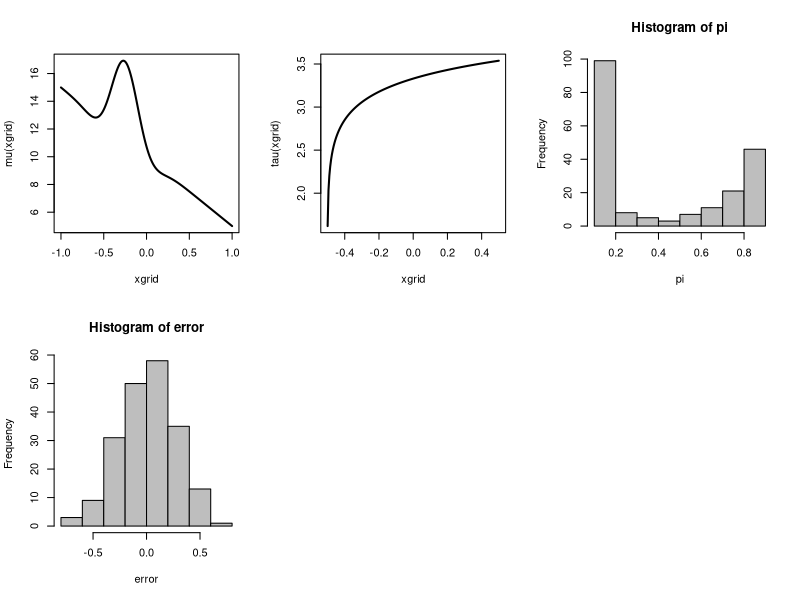

The R source for this figure: (Note: this script raises an error after producing the figure.)
par(mfrow=c(2,3))

# sample size
n <- 200

# prognostic function mu
mu <- function(x){
result = 0.5 - 0.25*x + 0.25*(cos(5*x) - sin(5*x+1))*dnorm(x,-0.25,0.2)
result = 20*result
return(result)}

xgrid = seq(-1,1,length.out=200)
plot(xgrid,mu(xgrid),lwd=2,type='l')


# confounder variables
x1 <- runif(n,-1/2,1/2)  
x2 <- runif(n, -1/2,1/2)


# treatment effect function
tau <- function(x){
  return(3 + 3*log(6*x+3.01)/10)
}

xgrid = seq(-0.5,0.5,length.out=200)
plot(xgrid,tau(xgrid),lwd=2,type='l')


# treatment variable
lambda <- 1
muhat = mu(x1 + x2) - mean(mu(x1+x2)) + 0.1*rnorm(n)
intercept = 1
pi = 1/(1 + exp(intercept-lambda*muhat + 0*x2))
pi = 0.1 + 0.8*pi

hist(pi,col='gray')

z <-  rbinom(n,1,pi)  

EY = mu(x1 + x2) + tau(x1)*z
sig = 1*sd(tau(x1))

# response variable
error <- sig*rnorm(n)
y <- EY + error 

hist(error,col='gray')

# fit bcf, not using pi
 fit_default = bcf(y, z, x_control = cbind(x1,x2), 
                  nburn = 500, nsim = 500, pihat = matrix(pi),update_interval = 100000, include_pi = "none")



# extract posterior mean of CATEs
tauhat <- colMeans(fit_default$tau)


# fit "just another covariate" with BART, not using pi
 dbfit <- bart(cbind(x1,x2,z),y,cbind(c(x1,x1),c(x2,x2),c(rep(1,n),rep(0,n))),verbose=FALSE)

# extract posterior mean of CATEs
dbtauhat = dbfit$yhat.test.mean[1:n] - dbfit$yhat.test.mean[1:n + n]

# not using pi
  bf1 <- bart(cbind(x1[z==1],x2[z==1]),y[z==1],cbind(x1,x2),verbose=FALSE)
  bf0 <- bart(cbind(x1[z==0],x2[z==0]),y[z==0],cbind(x1,x2),verbose=FALSE)

# extract posterior mean of CATEs
btauhat = bf1$yhat.test.mean[1:n] - bf0$yhat.test.mean[1:n]

# plot estimates
ests = c(btauhat,tauhat,dbtauhat)
plot(x1,tau(x1),ylim=c(2.5,4))
points(x1,btauhat,col='gray',pch=20)
points(x1,tauhat,pch=20,col='green')
points(x1,dbtauhat,pch=20,col='orange')


rmse.spline <- sqrt(mean((tau(x1)-btauhat)^2))
rmse.bart <- sqrt(mean((tau(x1)-dbtauhat)^2))
rmse.bcf <- sqrt(mean((tau(x1)-tauhat)^2))

print("Without the propensity transformation")
print(cbind(rmse.spline,rmse.bart,rmse.bcf))

# fit bcf, using true propensity function
fit_default = bcf(y, z, x_control = cbind(x1,x2), 
                  nburn = 500, nsim = 500, pihat = matrix(pi),update_interval = 100000)


# extract posterior mean of CATEs
tauhat <- colMeans(fit_default$tau)


# fit "just another covariate" with BART, using pi
dbfit <- bart(cbind(x1,x2,pi,z),y,cbind(c(x1,x1),c(pi,pi),c(x2,x2),c(rep(1,n),rep(0,n))), verbose = FALSE)

# extract posterior mean of CATEs
dbtauhat = dbfit$yhat.test.mean[1:n] - dbfit$yhat.test.mean[1:n + n]

# fit "separate regressions" with BART, using pi
bf1 <- bart(cbind(x1[z==1],x2[z==1],pi[z==1]),y[z==1],cbind(x1,x2,pi),verbose=FALSE)
bf0 <- bart(cbind(x1[z==0],x2[z==0],pi[z==0]),y[z==0],cbind(x1,x2,pi),verbose=FALSE)

# extract posterior mean of CATEs
btauhat = bf1$yhat.test.mean[1:n] - bf0$yhat.test.mean[1:n]

# plot estimates
ests = c(btauhat,tauhat,dbtauhat)
plot(x1,tau(x1),ylim=c(2.5,4))
points(x1,btauhat,col='gray',pch=20)
points(x1,tauhat,pch=20,col='green')
points(x1,dbtauhat,pch=20,col='orange')



rmse.spline <- sqrt(mean((tau(x1)-btauhat)^2))
rmse.bart <- sqrt(mean((tau(x1)-dbtauhat)^2))
rmse.bcf <- sqrt(mean((tau(x1)-tauhat)^2))
print("With the propensity transformation")
print(cbind(rmse.spline,rmse.bart,rmse.bcf))


